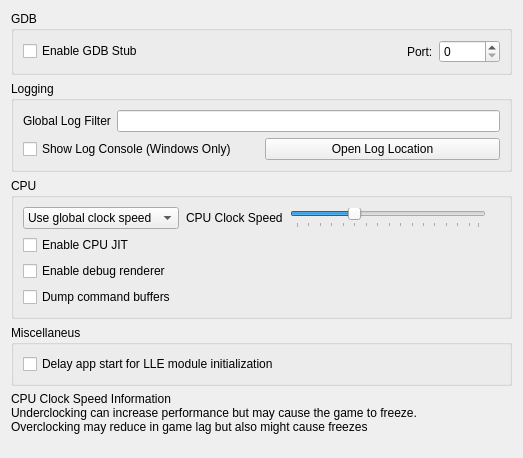
<?xml version="1.0" encoding="UTF-8"?>
<ui version="4.0">
 <class>ConfigureDebug</class>
 <widget class="QWidget" name="ConfigureDebug">
  <property name="geometry">
   <rect>
    <x>0</x>
    <y>0</y>
    <width>523</width>
    <height>458</height>
   </rect>
  </property>
  <property name="windowTitle">
   <string>Form</string>
  </property>
  <layout class="QVBoxLayout" name="verticalLayout_1">
   <item>
    <layout class="QVBoxLayout" name="verticalLayout_2">
     <item>
      <widget class="QGroupBox" name="groupBox">
       <property name="title">
        <string>GDB</string>
       </property>
       <layout class="QVBoxLayout" name="verticalLayout_3">
        <item>
         <layout class="QHBoxLayout" name="horizontalLayout_1">
          <item>
           <widget class="QCheckBox" name="toggle_gdbstub">
            <property name="text">
             <string>Enable GDB Stub</string>
            </property>
           </widget>
          </item>
          <item>
           <spacer name="horizontalSpacer">
            <property name="orientation">
             <enum>Qt::Horizontal</enum>
            </property>
            <property name="sizeHint" stdset="0">
             <size>
              <width>40</width>
              <height>20</height>
             </size>
            </property>
           </spacer>
          </item>
          <item>
           <widget class="QLabel" name="label_2">
            <property name="text">
             <string>Port:</string>
            </property>
           </widget>
          </item>
          <item>
           <widget class="QSpinBox" name="gdbport_spinbox">
            <property name="maximum">
             <number>65536</number>
            </property>
           </widget>
          </item>
         </layout>
        </item>
       </layout>
      </widget>
     </item>
    </layout>
   </item>
   <item>
    <widget class="QGroupBox" name="groupBox_2">
     <property name="title">
      <string>Logging</string>
     </property>
     <layout class="QVBoxLayout" name="verticalLayout">
      <item>
       <layout class="QHBoxLayout" name="horizontalLayout">
        <item>
         <widget class="QLabel" name="label">
          <property name="text">
           <string>Global Log Filter</string>
          </property>
         </widget>
        </item>
        <item>
         <widget class="QLineEdit" name="log_filter_edit"/>
        </item>
       </layout>
      </item>
      <item>
       <layout class="QHBoxLayout" name="horizontalLayout_2">
        <item>
         <widget class="QCheckBox" name="toggle_console">
          <property name="text">
           <string>Show Log Console (Windows Only)</string>
          </property>
         </widget>
        </item>
        <item>
         <widget class="QPushButton" name="open_log_button">
          <property name="text">
           <string>Open Log Location</string>
          </property>
         </widget>
        </item>
       </layout>
      </item>
     </layout>
    </widget>
   </item>
   <item>
    <widget class="QGroupBox" name="groupBox_4">
     <property name="title">
      <string>CPU</string>
     </property>
     <layout class="QGridLayout" name="gridLayout_2">
      <item row="1" column="0">
       <widget class="QWidget" name="clock_speed_widget" native="true">
        <layout class="QHBoxLayout" name="clock_speed_layout">
         <property name="spacing">
          <number>7</number>
         </property>
         <property name="leftMargin">
          <number>0</number>
         </property>
         <property name="topMargin">
          <number>0</number>
         </property>
         <property name="rightMargin">
          <number>0</number>
         </property>
         <property name="bottomMargin">
          <number>0</number>
         </property>
         <item>
          <widget class="QComboBox" name="clock_speed_combo">
           <item>
            <property name="text">
             <string>Use global clock speed</string>
            </property>
           </item>
           <item>
            <property name="text">
             <string>Set clock speed:</string>
            </property>
           </item>
          </widget>
         </item>
         <item>
          <widget class="QLabel" name="clock_speed_label">
           <property name="text">
            <string>CPU Clock Speed</string>
           </property>
          </widget>
         </item>
         <item>
          <widget class="QSlider" name="slider_clock_speed">
           <property name="toolTip">
            <string>&lt;html&gt;&lt;body&gt;Changes the emulated CPU clock frequency.&lt;br&gt;Underclocking can increase performance but may cause the game to freeze.&lt;br&gt;Overclocking may reduce in game lag but also might cause freezes&lt;/body&gt;&lt;/html&gt;</string>
           </property>
           <property name="minimum">
            <number>0</number>
           </property>
           <property name="maximum">
            <number>79</number>
           </property>
           <property name="singleStep">
            <number>5</number>
           </property>
           <property name="pageStep">
            <number>15</number>
           </property>
           <property name="value">
            <number>25</number>
           </property>
           <property name="orientation">
            <enum>Qt::Horizontal</enum>
           </property>
           <property name="tickPosition">
            <enum>QSlider::TicksBelow</enum>
           </property>
          </widget>
         </item>
         <item>
          <widget class="QLabel" name="clock_display_label">
           <property name="text">
            <string/>
           </property>
           <property name="alignment">
            <set>Qt::AlignRight|Qt::AlignTrailing|Qt::AlignVCenter</set>
           </property>
          </widget>
         </item>
        </layout>
       </widget>
      </item>
      <item row="2" column="0">
       <widget class="QCheckBox" name="toggle_cpu_jit">
        <property name="toolTip">
         <string>&lt;html&gt;&lt;head/&gt;&lt;body&gt;&lt;p&gt;Enables the use of the ARM JIT compiler for emulating the 3DS CPUs. Don't disable unless for debugging purposes&lt;/p&gt;&lt;/body&gt;&lt;/html&gt;</string>
        </property>
        <property name="text">
         <string>Enable CPU JIT</string>
        </property>
       </widget>
      </item>
      <item row="3" column="0">
       <widget class="QCheckBox" name="toggle_renderer_debug">
        <property name="text">
         <string>Enable debug renderer</string>
        </property>
       </widget>
      </item>
      <item row="4" column="0">
       <widget class="QCheckBox" name="toggle_dump_command_buffers">
        <property name="text">
         <string>Dump command buffers</string>
        </property>
       </widget>
      </item>
     </layout>
    </widget>
   </item>
    <item>
      <widget class="QGroupBox" name="groupBox_5">
        <property name="title">
          <string>Miscellaneus</string>
        </property>
        <layout class="QGridLayout" name="gridLayout_2">
          <item row="1" column="0">
            <widget class="QCheckBox" name="delay_start_for_lle_modules">
              <property name="toolTip">
                <string>&lt;html&gt;&lt;head/&gt;&lt;body&gt;&lt;p&gt;Introduces a delay to the first ever launched app thread if LLE modules are enabled, to allow them to initialize.&lt;/p&gt;&lt;/body&gt;&lt;/html&gt;</string>
              </property>
              <property name="text">
                <string>Delay app start for LLE module initialization</string>
              </property>
            </widget>
          </item>
        </layout>
      </widget>
    </item>
   <item>
    <widget class="QLabel" name="label_cpu_clock_info">
     <property name="text">
      <string>&lt;html&gt;&lt;head/&gt;&lt;body&gt;&lt;p&gt;CPU Clock Speed Information&lt;br/&gt;Underclocking can increase performance but may cause the game to freeze.&lt;br/&gt;Overclocking may reduce in game lag but also might cause freezes&lt;/p&gt;&lt;/body&gt;&lt;/html&gt;</string>
     </property>
     <property name="textFormat">
      <enum>Qt::RichText</enum>
     </property>
    </widget>
   </item>
   <item>
    <spacer name="verticalSpacer">
     <property name="orientation">
      <enum>Qt::Vertical</enum>
     </property>
     <property name="sizeHint" stdset="0">
      <size>
       <width>20</width>
       <height>40</height>
      </size>
     </property>
    </spacer>
   </item>
  </layout>
 </widget>
 <tabstops>
  <tabstop>toggle_gdbstub</tabstop>
  <tabstop>gdbport_spinbox</tabstop>
  <tabstop>log_filter_edit</tabstop>
  <tabstop>toggle_console</tabstop>
  <tabstop>open_log_button</tabstop>
 </tabstops>
 <resources/>
 <connections>
  <connection>
   <sender>toggle_gdbstub</sender>
   <signal>toggled(bool)</signal>
   <receiver>gdbport_spinbox</receiver>
   <slot>setEnabled(bool)</slot>
   <hints>
    <hint type="sourcelabel">
     <x>84</x>
     <y>157</y>
    </hint>
    <hint type="destinationlabel">
     <x>342</x>
     <y>158</y>
    </hint>
   </hints>
  </connection>
 </connections>
</ui>
